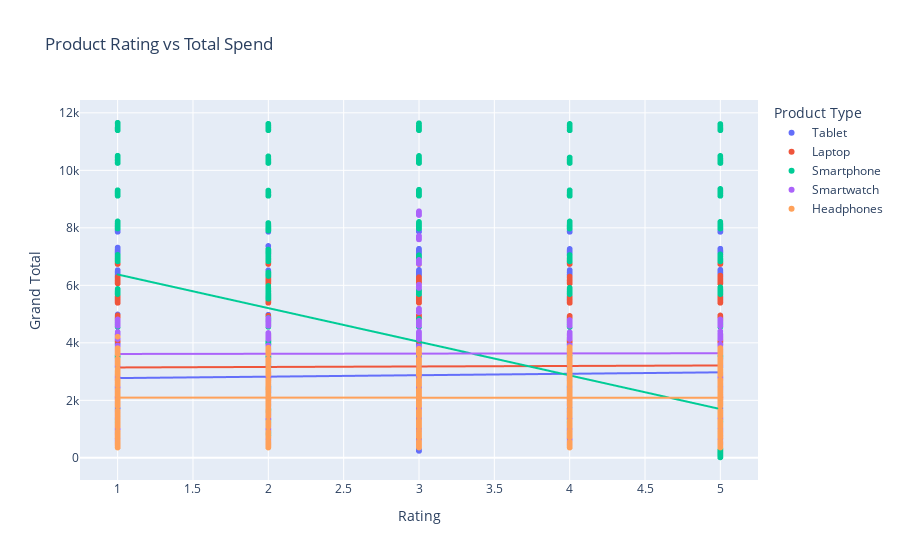

Here is the notebook cell this chart was saved with:
### Markdown cell above
For this I will use a Scatter plot to determine if higher rated products get more sales, with trendline

### Code cell
fig = px.scatter(df, x='Rating', y='Grand Total', trendline='ols', color='Product Type',
                 title='Product Rating vs Total Spend')
fig.show()

### Figure 1 — Plotly figure (JSON) as saved in the notebook; plotly's stock layout.template omitted (floating-point values rounded to 4 significant figures; data arrays with more than 128 entries replaced by an {"elided": "..."} marker saying what was removed)
{"data": [{"hovertemplate": "Product Type=Tablet<br>Rating=%{x}<br>Grand Total=%{y}<extra></extra>", "legendgroup": "Tablet", "marker": {"color": "#636efa", "symbol": "circle"}, "mode": "markers", "name": "Tablet", "showlegend": true, "type": "scattergl", "x": {"elided": "2745 int values"}, "xaxis": "x", "y": {"elided": "2745 float values"}, "yaxis": "y"}, {"hovertemplate": "<b>OLS trendline</b><br>Grand Total = 50.0641 * Rating + 2723.97<br>R<sup>2</sup>=0.000519<br><br>Product Type=Tablet<br>Rating=%{x}<br>Grand Total=%{y} <b>(trend)</b><extra></extra>", "legendgroup": "Tablet", "marker": {"color": "#636efa", "symbol": "circle"}, "mode": "lines", "name": "Tablet", "showlegend": false, "type": "scattergl", "x": {"elided": "2745 int values"}, "xaxis": "x", "y": {"elided": "2745 float values"}, "yaxis": "y"}, {"hovertemplate": "Product Type=Laptop<br>Rating=%{x}<br>Grand Total=%{y}<extra></extra>", "legendgroup": "Laptop", "marker": {"color": "#EF553B", "symbol": "circle"}, "mode": "markers", "name": "Laptop", "showlegend": true, "type": "scattergl", "x": {"elided": "2686 int values"}, "xaxis": "x", "y": {"elided": "2686 float values"}, "yaxis": "y"}, {"hovertemplate": "<b>OLS trendline</b><br>Grand Total = 17.3005 * Rating + 3126.72<br>R<sup>2</sup>=0.000093<br><br>Product Type=Laptop<br>Rating=%{x}<br>Grand Total=%{y} <b>(trend)</b><extra></extra>", "legendgroup": "Laptop", "marker": {"color": "#EF553B", "symbol": "circle"}, "mode": "lines", "name": "Laptop", "showlegend": false, "type": "scattergl", "x": {"elided": "2686 int values"}, "xaxis": "x", "y": {"elided": "2686 float values"}, "yaxis": "y"}, {"hovertemplate": "Product Type=Smartphone<br>Rating=%{x}<br>Grand Total=%{y}<extra></extra>", "legendgroup": "Smartphone", "marker": {"color": "#00cc96", "symbol": "circle"}, "mode": "markers", "name": "Smartphone", "showlegend": true, "type": "scattergl", "x": {"elided": "4004 int values"}, "xaxis": "x", "y": {"elided": "4004 float values"}, "yaxis": "y"}, {"hovertemplate": "<b>OLS trendline</b><br>Grand Total = -1170.19 * Rating + 7547.95<br>R<sup>2</sup>=0.255683<br><br>Product Type=Smartphone<br>Rating=%{x}<br>Grand Total=%{y} <b>(trend)</b><extra></extra>", "legendgroup": "Smartphone", "marker": {"color": "#00cc96", "symbol": "circle"}, "mode": "lines", "name": "Smartphone", "showlegend": false, "type": "scattergl", "x": {"elided": "4004 int values"}, "xaxis": "x", "y": {"elided": "4004 float values"}, "yaxis": "y"}, {"hovertemplate": "Product Type=Smartwatch<br>Rating=%{x}<br>Grand Total=%{y}<extra></extra>", "legendgroup": "Smartwatch", "marker": {"color": "#ab63fa", "symbol": "circle"}, "mode": "markers", "name": "Smartwatch", "showlegend": true, "type": "scattergl", "x": {"elided": "2636 int values"}, "xaxis": "x", "y": {"elided": "2636 float values"}, "yaxis": "y"}, {"hovertemplate": "<b>OLS trendline</b><br>Grand Total = 6.14634 * Rating + 3607.29<br>R<sup>2</sup>=0.000008<br><br>Product Type=Smartwatch<br>Rating=%{x}<br>Grand Total=%{y} <b>(trend)</b><extra></extra>", "legendgroup": "Smartwatch", "marker": {"color": "#ab63fa", "symbol": "circle"}, "mode": "lines", "name": "Smartwatch", "showlegend": false, "type": "scattergl", "x": {"elided": "2636 int values"}, "xaxis": "x", "y": {"elided": "2636 float values"}, "yaxis": "y"}, {"hovertemplate": "Product Type=Headphones<br>Rating=%{x}<br>Grand Total=%{y}<extra></extra>", "legendgroup": "Headphones", "marker": {"color": "#FFA15A", "symbol": "circle"}, "mode": "markers", "name": "Headphones", "showlegend": true, "type": "scattergl", "x": {"elided": "1361 int values"}, "xaxis": "x", "y": {"elided": "1361 float values"}, "yaxis": "y"}, {"hovertemplate": "<b>OLS trendline</b><br>Grand Total = -1.12669 * Rating + 2095.55<br>R<sup>2</sup>=0.000002<br><br>Product Type=Headphones<br>Rating=%{x}<br>Grand Total=%{y} <b>(trend)</b><extra></extra>", "legendgroup": "Headphones", "marker": {"color": "#FFA15A", "symbol": "circle"}, "mode": "lines", "name": "Headphones", "showlegend": false, "type": "scattergl", "x": {"elided": "1361 int values"}, "xaxis": "x", "y": {"elided": "1361 float values"}, "yaxis": "y"}], "layout": {"legend": {"title": {"text": "Product Type"}, "tracegroupgap": 0}, "title": {"text": "Product Rating vs Total Spend"}, "xaxis": {"anchor": "y", "domain": [0, 1], "title": {"text": "Rating"}}, "yaxis": {"anchor": "x", "domain": [0, 1], "title": {"text": "Grand Total"}}}}
